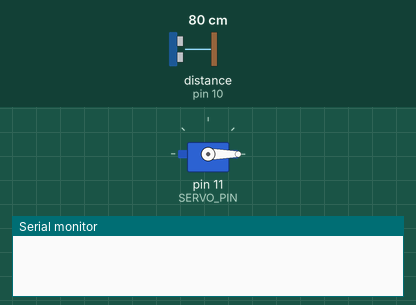
This sketch was run on a simulated Arduino Uno, built with avr-gcc and run on an emulated ATmega328P. On the bench: servo, the last lines printed to the serial monitor. Wiring (inferred from the names in the program): ultrasonic range finder: trigger pin 9; echo pin 10. Inputs (shaded band) come from the test bench; at power-on: distance to the obstacle (sensor on pin 10) 80 cm. The echo pulse lasts 58.3 µs per cm.

Above: at 0.01 s.
1.3 s: distance to the obstacle (sensor on pin 10) set to 2 cm
At 3.13 s:
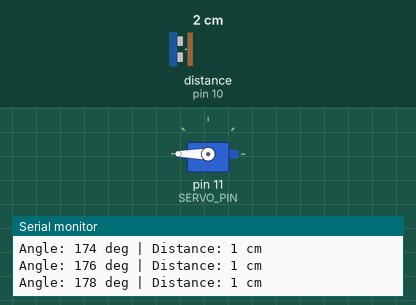
4.3 s: distance to the obstacle (sensor on pin 10) set to 250 cm
At 4.46 s:
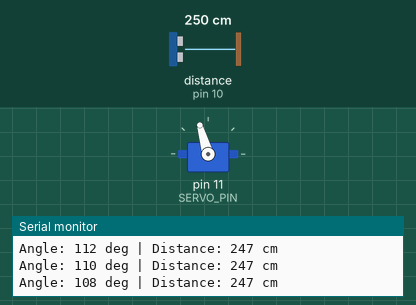
7.3 s: distance to the obstacle (sensor on pin 10) set to 18 cm
Timing chart, 0 to 16.3 s (numbered marks = the images above; inputs shaded):
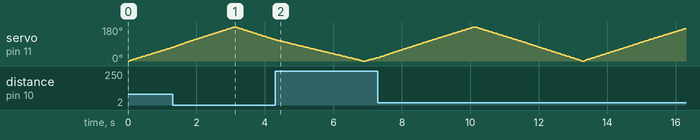

The sketch:

code.ino
```cpp
#include <Servo.h>

// Pin Definitions
const int TRIG_PIN = 9;
const int ECHO_PIN = 10;
const int SERVO_PIN = 11;

Servo radarServo;

// Variables for distance calculation
long duration;
int distance;

// Function to calculate distance using Ultrasonic Sensor
int calculateDistance() {
  // Clear the TRIG_PIN
  digitalWrite(TRIG_PIN, LOW);
  delayMicroseconds(2);

  // Set TRIG_PIN HIGH for 10 microseconds
  digitalWrite(TRIG_PIN, HIGH);
  delayMicroseconds(10);
  digitalWrite(TRIG_PIN, LOW);

  // Read ECHO_PIN, returns travel time in microseconds
  duration = pulseIn(ECHO_PIN, HIGH);

  // Calculate distance in cm (Speed of sound = 0.034 cm/us)
  distance = duration * 0.034 / 2;
  return distance;
}

void setup() {
  pinMode(TRIG_PIN, OUTPUT);
  pinMode(ECHO_PIN, INPUT);

  radarServo.attach(SERVO_PIN);
  Serial.begin(9600); // Serial monitor baud rate
}

void loop() {
  // Rotate servo from 0 to 180 degrees
  for (int angle = 0; angle <= 180; angle += 2) {
    radarServo.write(angle);
    delay(30);

    distance = calculateDistance();

    // Print Angle and Distance to Serial Monitor
    Serial.print("Angle: ");
    Serial.print(angle);
    Serial.print(" deg | Distance: ");
    Serial.print(distance);
    Serial.println(" cm");
  }

  // Rotate servo back from 180 to 0 degrees
  for (int angle = 180; angle >= 0; angle -= 2) {
    radarServo.write(angle);
    delay(30);

    distance = calculateDistance();

    // Print Angle and Distance to Serial Monitor
    Serial.print("Angle: ");
    Serial.print(angle);
    Serial.print(" deg | Distance: ");
    Serial.print(distance);
    Serial.println(" cm");
  }
}
```
